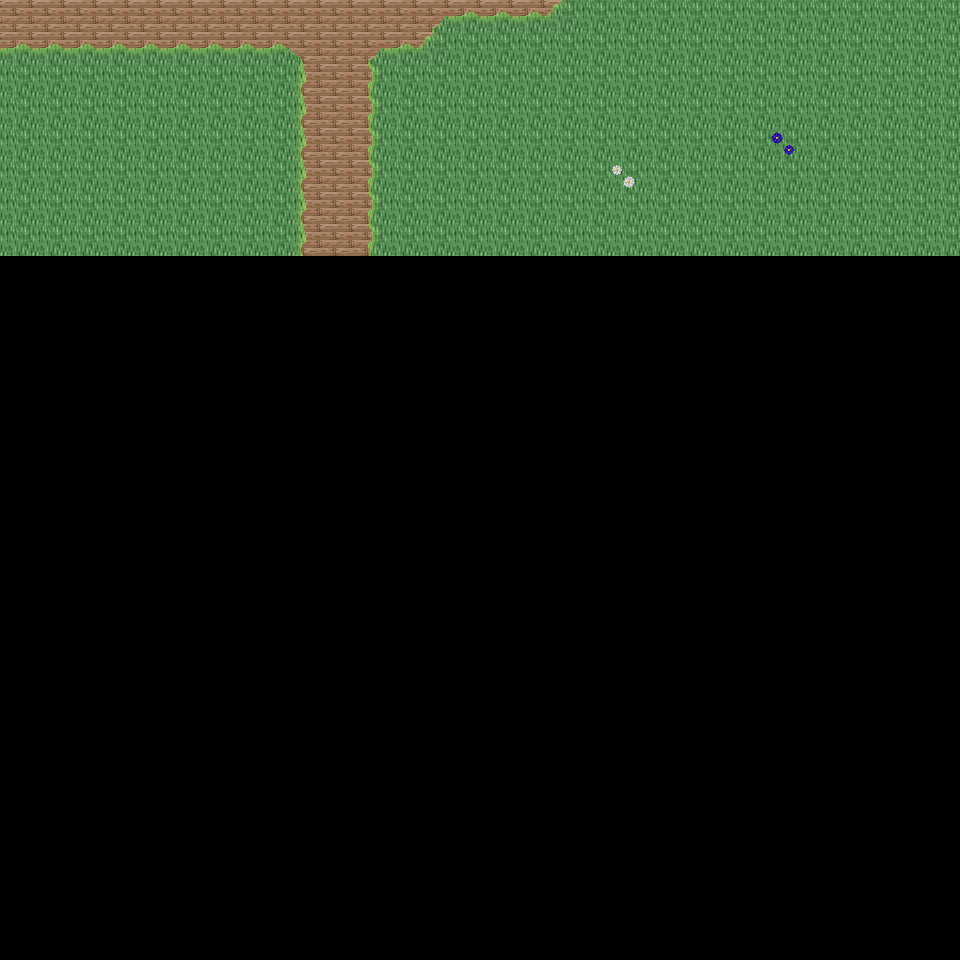

This game map was drawn from its Tiled (.tmx) file and the tilesets committed beside it. A one-line description and the trimmed map source follow:
An orthogonal 30x30 tile map with 32x32 px tiles, 6 tile layers (Ground, Object, Object2, Above, ...), 34 tilesets and 3 objects (3x mapExit).

<map version="1.0" orientation="orthogonal" renderorder="right-down" width="30" height="30" tilewidth="32" tileheight="32" nextobjectid="4">
  <tileset firstgid="1" name="tileset_logic_collision" tilewidth="32" tileheight="32" tilecount="1" columns="1">
    <image source="../drawable/tileset_logic_collision.png" width="32" height="32" />
  </tileset>
  <tileset firstgid="2" name="tileset_ground_ridge_earth_pale" tilewidth="32" tileheight="32" tilecount="96" columns="12">
    <image source="../drawable/tileset_ground_ridge_earth_pale.png" width="384" height="256" />
  </tileset>
  <tileset firstgid="98" name="tileset_ground_ridge_earth_dark" tilewidth="32" tileheight="32" tilecount="96" columns="12">
    <image source="../drawable/tileset_ground_ridge_earth_dark.png" width="384" height="256" />
  </tileset>
  <tileset firstgid="194" name="tileset_ground_ground" tilewidth="32" tileheight="32" tilecount="33" columns="3">
    <image source="../drawable/tileset_ground_ground.png" width="96" height="352" />
  </tileset>
  <tileset firstgid="227" name="tileset_building_castle" tilewidth="32" tileheight="32" tilecount="320" columns="20">
    <image source="../drawable/tileset_building_castle.png" width="640" height="512" />
  </tileset>
  <tileset firstgid="547" name="tileset_ground_grass_corners" tilewidth="32" tileheight="32" tilecount="24" columns="6">
    <image source="../drawable/tileset_ground_grass_corners.png" width="192" height="128" />
  </tileset>
  <tileset firstgid="571" name="tileset_ground_grass_edges" tilewidth="32" tileheight="32" tilecount="36" columns="12">
    <image source="../drawable/tileset_ground_grass_edges.png" width="384" height="96" />
  </tileset>
  <tileset firstgid="607" name="tileset_item_pot_barrels_1" tilewidth="32" tileheight="32" tilecount="8" columns="4">
    <image source="../drawable/tileset_item_pot_barrels_1.png" width="128" height="64" />
  </tileset>
  <tileset firstgid="615" name="tileset_item_weapon_cannon" tilewidth="32" tileheight="32" tilecount="12" columns="3">
    <image source="../drawable/tileset_item_weapon_cannon.png" width="96" height="128" />
  </tileset>
  <tileset firstgid="627" name="tileset_building_door_door" tilewidth="32" tileheight="32" tilecount="6" columns="3">
    <image source="../drawable/tileset_building_door_door.png" width="96" height="64" />
  </tileset>
  <tileset firstgid="633" name="tileset_building_door_closed" tilewidth="32" tileheight="32" tilecount="1" columns="1">
    <image source="../drawable/tileset_building_door_closed.png" width="32" height="32" />
  </tileset>
  <tileset firstgid="634" name="tileset_building_window_window_centered" tilewidth="32" tileheight="32" tilecount="1" columns="1">
    <image source="../drawable/tileset_building_window_window_centered.png" width="32" height="32" />
  </tileset>
  <tileset firstgid="635" name="tileset_building_decoration_chimney_big" tilewidth="32" tileheight="32" tilecount="2" columns="1">
    <image source="../drawable/tileset_building_decoration_chimney_big.png" width="32" height="64" />
  </tileset>
  <tileset firstgid="637" name="tileset_building_tan_building" tilewidth="32" tileheight="32" tilecount="24" columns="4">
    <image source="../drawable/tileset_building_tan_building.png" width="128" height="192" />
  </tileset>
  <tileset firstgid="661" name="tileset_building_museum" tilewidth="32" tileheight="32" tilecount="56" columns="7">
    <image source="../drawable/tileset_building_museum.png" width="224" height="256" />
  </tileset>
  <tileset firstgid="717" name="tileset_building_decoration_chimney" tilewidth="32" tileheight="32" tilecount="2" columns="1">
    <image source="../drawable/tileset_building_decoration_chimney.png" width="32" height="64" />
  </tileset>
  <tileset firstgid="719" name="tileset_plant_tree_fall_trees" tilewidth="32" tileheight="32" tilecount="40" columns="8">
    <image source="../drawable/tileset_plant_tree_fall_trees.png" width="256" height="160" />
  </tileset>
  <tileset firstgid="759" name="tileset_plant_leaves" tilewidth="32" tileheight="32" tilecount="8" columns="4">
    <image source="../drawable/tileset_plant_leaves.png" width="128" height="64" />
  </tileset>
  <tileset firstgid="767" name="tileset_plant_vine" tilewidth="32" tileheight="32" tilecount="3" columns="1">
    <image source="../drawable/tileset_plant_vine.png" width="32" height="96" />
  </tileset>
  <tileset firstgid="770" name="tileset_item_pot_pot_burgundy" tilewidth="32" tileheight="32" tilecount="1" columns="1">
    <image source="../drawable/tileset_item_pot_pot_burgundy.png" width="32" height="32" />
  </tileset>
  <tileset firstgid="771" name="tileset_building_stairs_stairs_grey" tilewidth="32" tileheight="32" tilecount="6" columns="3">
    <image source="../drawable/tileset_building_stairs_stairs_grey.png" width="96" height="64" />
  </tileset>
  <tileset firstgid="777" name="tileset_furniture_light_lamp_blue" tilewidth="32" tileheight="32" tilecount="3" columns="1">
    <image source="../drawable/tileset_furniture_light_lamp_blue.png" width="32" height="96" />
  </tileset>
  <tileset firstgid="780" name="tileset_light_dim_light_7x5" tilewidth="32" tileheight="32" tilecount="35" columns="7">
    <image source="../drawable/tileset_light_dim_light_7x5.png" width="224" height="160" />
  </tileset>
  <tileset firstgid="815" name="tileset_plant_flower_daisy_blue" tilewidth="32" tileheight="32" tilecount="8" columns="2">
    <image source="../drawable/tileset_plant_flower_daisy_blue.png" width="64" height="128" />
  </tileset>
  <tileset firstgid="823" name="tileset_plant_flower_daisy_red" tilewidth="32" tileheight="32" tilecount="8" columns="2">
    <image source="../drawable/tileset_plant_flower_daisy_red.png" width="64" height="128" />
  </tileset>
  <tileset firstgid="831" name="tileset_plant_flower_daisy_white" tilewidth="32" tileheight="32" tilecount="8" columns="2">
    <image source="../drawable/tileset_plant_flower_daisy_white.png" width="64" height="128" />
  </tileset>
  <tileset firstgid="839" name="tileset_plant_flower_daisy_yellow" tilewidth="32" tileheight="32" tilecount="8" columns="2">
    <image source="../drawable/tileset_plant_flower_daisy_yellow.png" width="64" height="128" />
  </tileset>
  <tileset firstgid="847" name="tileset_ground_ground_3" tilewidth="32" tileheight="32" tilecount="5" columns="5">
    <image source="../drawable/tileset_ground_ground_3.png" width="160" height="32" />
  </tileset>
  <tileset firstgid="852" name="tileset_building_cottage" tilewidth="32" tileheight="32" tilecount="256" columns="16">
    <image source="../drawable/tileset_building_cottage.png" width="512" height="512" />
  </tileset>
  <tileset firstgid="1108" name="tileset_building_roof_thatched_roof" tilewidth="32" tileheight="32" tilecount="256" columns="16">
    <image source="../drawable/tileset_building_roof_thatched_roof.png" width="512" height="512" />
  </tileset>
  <tileset firstgid="1364" name="tileset_building_door_doors" tilewidth="32" tileheight="32" tilecount="256" columns="16">
    <image source="../drawable/tileset_building_door_doors.png" width="512" height="512" />
  </tileset>
  <tileset firstgid="1620" name="tileset_building_window_windows" tilewidth="32" tileheight="32" tilecount="256" columns="16">
    <image source="../drawable/tileset_building_window_windows.png" width="512" height="512" />
  </tileset>
  <tileset firstgid="1876" name="tileset_logic_portal" tilewidth="32" tileheight="32" tilecount="24" columns="8">
    <image source="../drawable/tileset_logic_portal.png" width="256" height="96" />
  </tileset>
  <tileset firstgid="1900" name="tileset_building_decoration_banner" tilewidth="32" tileheight="32" tilecount="12" columns="1">
    <image source="../drawable/tileset_building_decoration_banner.png" width="32" height="384" />
  </tileset>
  <layer name="Ground" width="30" height="30">
    <data>[900 cells, 240 non-empty, 2 distinct tile ids]</data>
  </layer>
  <layer name="Object" width="30" height="30">
    <data>[900 cells, 32 non-empty, 8 distinct tile ids]</data>
  </layer>
  <layer name="Object2" width="30" height="30">
    <data>[900 cells, 0 non-empty, 0 distinct tile ids]</data>
  </layer>
  <layer name="Above" width="30" height="30">
    <data>[900 cells, 0 non-empty, 0 distinct tile ids]</data>
  </layer>
  <layer name="Above2" width="30" height="30">
    <data>[900 cells, 0 non-empty, 0 distinct tile ids]</data>
  </layer>
  <layer name="Walkable" width="30" height="30">
    <data>[900 cells, 0 non-empty, 0 distinct tile ids]</data>
  </layer>
  <objectgroup name="MapEvents">
    <object id="1" name="north" type="mapExit" x="0" y="0" width="960" height="32">
      <properties>
        <property name="map" value="level_0_x52_y62" />
        <property name="x" value="0" />
        <property name="y" value="28" />
      </properties>
    </object>
    <object id="2" name="west" type="mapExit" x="0" y="0" width="32" height="960">
      <properties>
        <property name="map" value="level_0_x51_y63" />
        <property name="x" value="28" />
        <property name="y" value="0" />
      </properties>
    </object>
    <object id="3" name="east" type="mapExit" x="928" y="0" width="32" height="960">
      <properties>
        <property name="map" value="level_0_x53_y63" />
        <property name="x" value="1" />
        <property name="y" value="0" />
      </properties>
    </object>
  </objectgroup>
</map>
